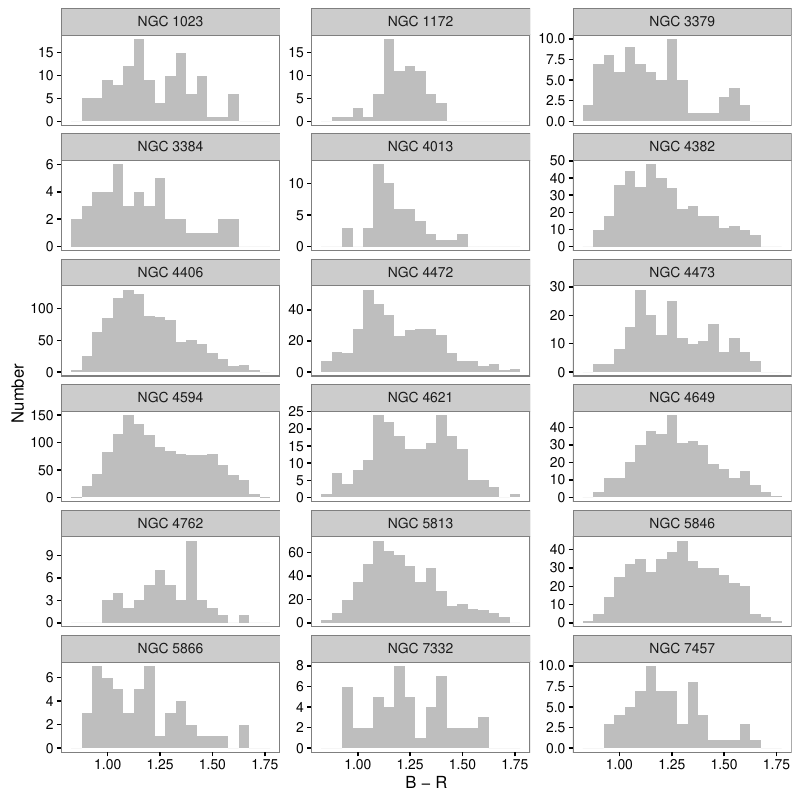

Source code (R):
library(Cairo)
library(ggplot2)
library(ggthemes)
library(scales)
library(grid)
library(gridExtra)
library(extrafont)
library(gtable)
library(plyr)

gcc90<- read.csv('gcc90.csv',header=TRUE)
gcc90<- subset(gcc90, BR < 1.8)
gcc90<- subset(gcc90, BR > 0.85)

for(i in levels(gcc90$galaxy_name)) { 
  gccdata <- subset(gcc90, galaxy_name == i)
  n <- nrow(gccdata)
  if(n < 40){
    gcc90 <- subset(gcc90, galaxy_name != i)
  }
}
gcc90 <- arrange(gcc90, galaxy_name)

g <- ggplot(data=gcc90, aes(x=BR)) +
  geom_histogram(fill="grey", binwidth=1/20) +
  facet_wrap(~ galaxy_name, scales="free_y",ncol=3) +
  theme_bw() + 
  theme(panel.grid.major = element_blank(), 
    panel.grid.minor = element_blank(),
    axis.line = element_line(colour = "black")) +
ylab(expression('Number')) +
xlab(expression('B - R'))

ggsave('alldists.pdf', g, width=8, height=8)